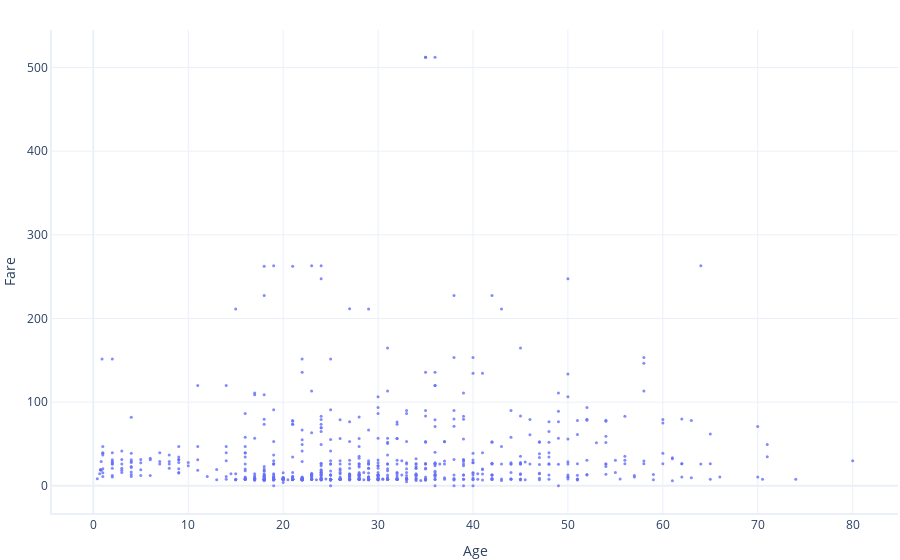

The notebook cell saved with this chart:
### Markdown cell above
Most values are zero. This tells us most people were travelling without siblings and without a partner. There are no obvious differences in this value between the different ticket classes.

## Visualising Continuous Data

_Continuous_ data are usually best viewed using either:

1. An XY scatter plot, particularly for relationships between two continuous features
2. Histograms or Box and Whisker plots, to look at the spread of data

Our dataset has `Age` and `Fare` as continuous data columns. Let's view them:

### Code cell
graphing.scatter_2D(dataset, label_x="Age", label_y="Fare")

### Figure 1 — Plotly figure (JSON) as saved in the notebook; plotly's stock layout.template omitted (floating-point values rounded to 4 significant figures; data arrays with more than 128 entries replaced by an {"elided": "..."} marker saying what was removed)
{"data": [{"hovertemplate": "Age=%{x}<br>Fare=%{y}<extra></extra>", "legendgroup": "", "marker": {"color": "#636efa", "size": 3, "symbol": "circle"}, "mode": "markers", "name": "", "orientation": "v", "showlegend": false, "type": "scatter", "x": {"elided": "891 float values"}, "xaxis": "x", "y": {"elided": "891 float values"}, "yaxis": "y"}], "layout": {"legend": {"tracegroupgap": 0}, "xaxis": {"anchor": "y", "domain": [0, 1], "title": {"text": "Age"}}, "yaxis": {"anchor": "x", "domain": [0, 1], "title": {"text": "Fare"}}}}
